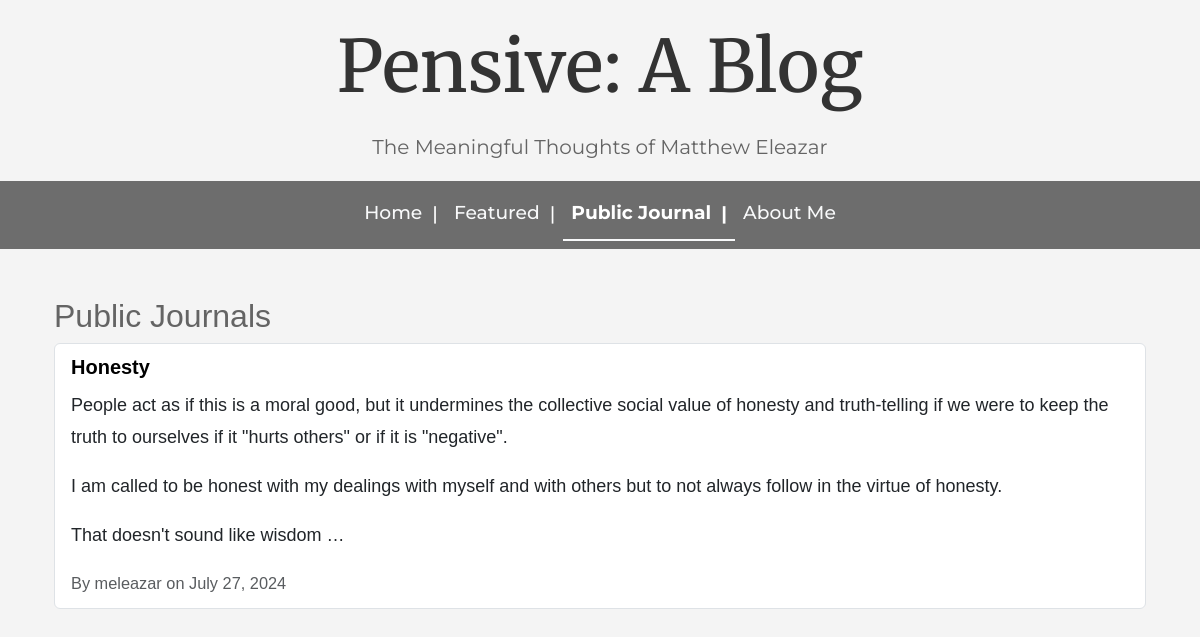
The page /public_journal/ on the database as committed earlier.
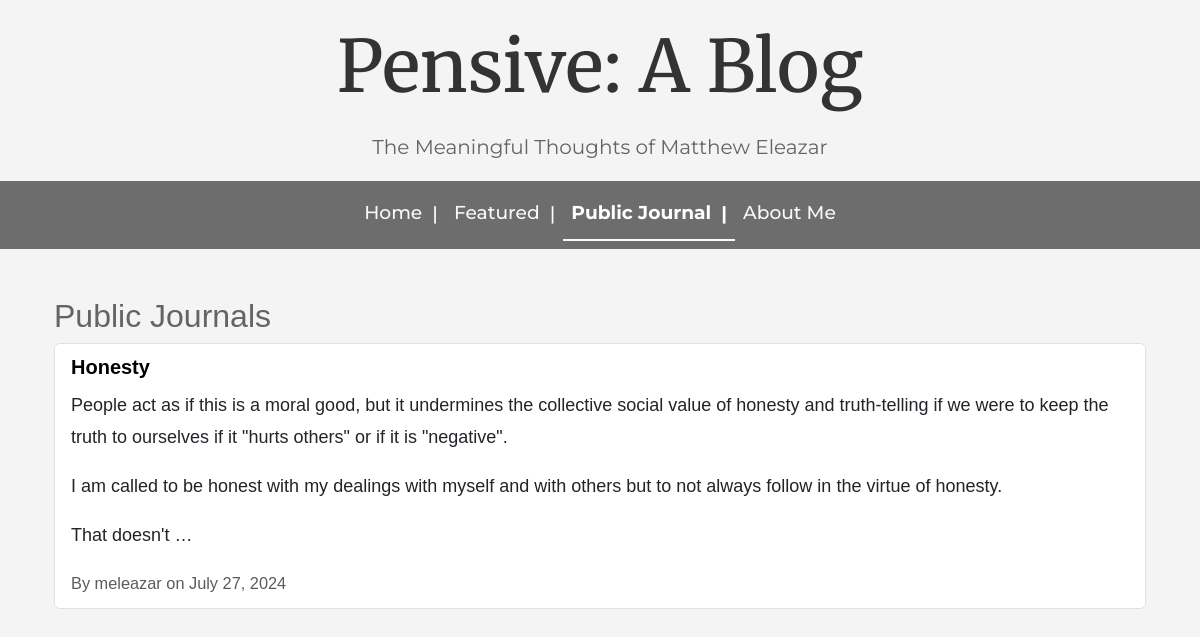
The same page on the database as committed later.
### blog/models.py (models this page shows, shortened)
class BlogPost(models.Model):
    title = models.CharField(max_length=200)
    content = RichTextUploadingField()
    author = models.ForeignKey(settings.AUTH_USER_MODEL, on_delete=models.CASCADE)
    featured = models.BooleanField(default=False)
    public_journal = models.BooleanField(default=False)
    created_at = models.DateTimeField(auto_now_add=True)
    published_at = models.DateTimeField(null=True, blank=True)  # New field
    image = models.ImageField(upload_to='blog_images/', null=True, blank=True)

### users/models.py (models this page shows, shortened)
class CustomUser(AbstractUser):
    pass

### blog/views.py (the view)
# urls.py: path('public_journal/', views.public_journal, name='public_journal'),  # Public Journal
def public_journal(request):
    public_journals = BlogPost.objects.filter(public_journal=True)
    return render(request, 'blog/public_journal.html', {'public_journals': public_journals})

### templates/blog/public_journal.html (shortened to what this page needs)
{% extends "base.html" %}
{% load static %}
{% block content %}
<div class="container mt-5">
    <h2>Public Journals</h2>
    <ul class="list-group">
        {% for journal in public_journals %}
            <li class="list-group-item">
                <div class="d-flex align-items-center">
                    <div class="flex-grow-1">
                        <a href="{% url 'blog_detail' journal.id %}" class="blog-link h5">{{ journal.title }}</a>
                        <p class="mb-1">{{ journal.content|truncatewords:70|safe }}</p>
                        <small class="text-muted">
                            By {{ journal.author.username }} on
                            {% if journal.published_at %}
                                {{ journal.published_at|date:"F d, Y" }}
                            {% else %}
                                {{ journal.created_at|date:"F d, Y" }}
                            {% endif %}
                        </small>
                    </div>
                </div>
            </li>
        {% empty %}
            <li class="list-group-item">No public journals available.</li>
        {% endfor %}
    </ul>
</div>
{% endblock %}

Rows that differ between the two databases and show on the page:
changed BlogPost "Honesty": content "…of honesty. That doesn't sound like wisdom …" → "…of honesty. That doesn't …"
